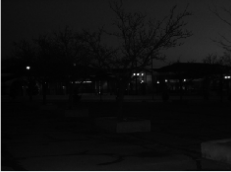
#> input picture nature.png, 231 x 172 px
$ python histo.py
#> lines starting #> are read from the running program, lines starting #| are printed output that depends on the picture
#> further down, input_image is the input picture: shape (172, 231); min 0, max 247, mean 16.2
import cv2
import numpy as np


def histogram_equalization(image):
    # Flatten the image to a 1D array
    flattened_image = image.flatten()

    # Calculate the histogram of the flattened image
    histogram, bins = np.histogram(flattened_image, bins=256, range=[0, 256])
#> histogram = 256 values, max 3457 at index 6, min 0 at index 54, mean 155.2; bins = 257 values from 0 to 256

    # Calculate the cumulative distribution function (CDF) of the histogram
    cdf = histogram.cumsum()
#> cdf = 256 values from 31 to 39732

    # Normalize the CDF to be in the range [0, 255]
    cdf_normalized = (cdf * 255) / cdf[-1]
#> cdf_normalized = 256 values from 0.199 to 255

    # Use the normalized CDF values as the new intensity values
    equalized_image = np.interp(flattened_image, bins[:-1], cdf_normalized)

    # Reshape the 1D array back to the original shape of the image
    equalized_image = equalized_image.reshape(image.shape)
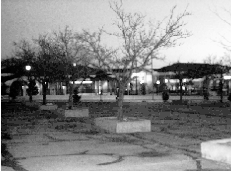
#> equalized_image: shape (172, 231) float64; min 0.199, max 255, mean 132.7

    # Convert to unsigned 8-bit integer (if necessary)
    equalized_image = equalized_image.astype(np.uint8)

    return equalized_image

# Read the input image
input_image = cv2.imread('./nature.png',cv2.IMREAD_GRAYSCALE)

# Check if the image was loaded successfully
if input_image is None:
    print("Error: Unable to load the image.")
else:
    # Apply histogram equalization
    equalized_image = histogram_equalization(input_image)

    # Display the images
    cv2.imshow('Original Image', input_image)
    cv2.imshow('Equalized Image', equalized_image)
    cv2.waitKey(0)
    cv2.destroyAllWindows()
